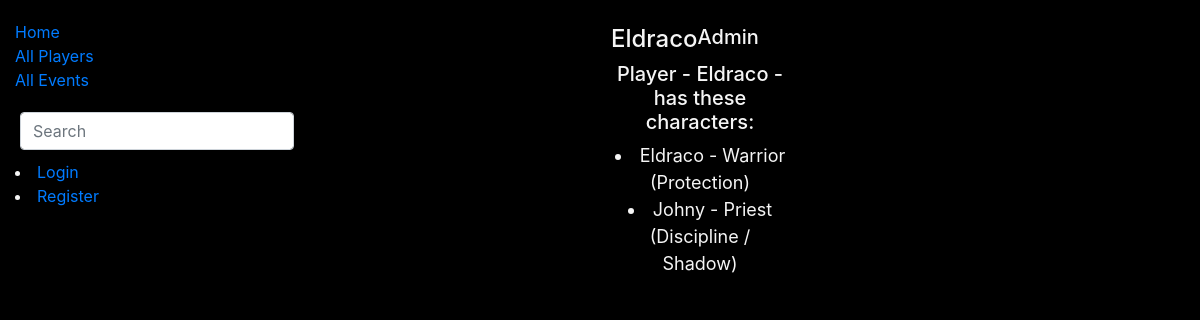
The page /library/players/2 on the database its author committed.
### library/models.py (models this page shows, shortened)
class WowPlayer(models.Model):
    nickname = models.CharField('Nickname', max_length=30)
    description = models.TextField('About you', max_length=2000, default='')
    gold = models.IntegerField('How thick is your wallet', null=True)
    class Meta:
        verbose_name = 'Player'
        verbose_name_plural = 'Players'
        ordering = ['nickname']
    def display_chars(self):
        return ', '.join(char.char_title for char in self.chars.all()[:3])
    display_chars.short_description = 'Chars'

class WowChar(models.Model):
    char_title = models.CharField('Character name', max_length=30)
    wow_player = models.ForeignKey('WowPlayer', on_delete=models.CASCADE, related_name='wow_chars')
    char_class = models.ForeignKey('WowClass', on_delete=models.SET_NULL, null=True)
    char_spec = models.ManyToManyField(WowSpec, help_text='Select spec for this char.')
    def __str__(self):
        spec_names = [spec.name for spec in self.char_spec.all()]
        return f'{self.char_title} - {self.char_class} ({" / ".join(spec_names)})'
    class Meta:
        verbose_name = 'Char'
        verbose_name_plural = 'Chars'
        ordering = ['char_title']

class WowSpec(models.Model):
    name = models.CharField('Spec', max_length=20, help_text='Character specialization.')
    class Meta:
        verbose_name = 'Spec'
        verbose_name_plural = 'Specs'
        ordering = ['name']

class WowClass(models.Model):
    name = models.CharField('Class', max_length=20, help_text='Character class.')
    class_id = models.ForeignKey('WowChar', on_delete=models.SET_NULL, null=True)
    def __str__(self):
        return self.name
    class Meta:
        verbose_name = 'Class'
        verbose_name_plural = 'Classes'
        ordering = ['name']

### library/views.py (the view)
# urls.py: path('players/<int:player_id>', views.player, name='player'),
def player(request, player_id):
    single_player = get_object_or_404(WowPlayer, pk=player_id)
    return render(request, 'player.html', {'player': single_player})

### library/templates/player.html (shortened to what this page needs)
{% extends "base.html" %}
{% block content %}
    <div class="container player">
    <h4>{{ player.nickname }}<h4>
    <h5>{{ player.description }}</h5>
    <h5>Player - {{ player.nickname }} - has these characters:</h5>
    {% for char in player.wow_chars.all %}
       <li>{{ char }}</li>
    {% endfor %}
    </div>
{% endblock %}

### library/static/css/styles.css (style rules this page uses)
body { background-color: black; color: whitesmoke; }
.container { display: flex; flex-wrap: wrap; width: 210px; margin: 0 auto; border: 1px solid black; font-size: 18px; text-align: center; }

### rows shown on the page
WowPlayer: nickname "Eldraco", description "Admin"
WowChar: id+char_title+char_class "Eldraco - Warrior (Protection)"
WowChar: id+char_title+char_class "Johny - Priest (Discipline / Shadow)"
